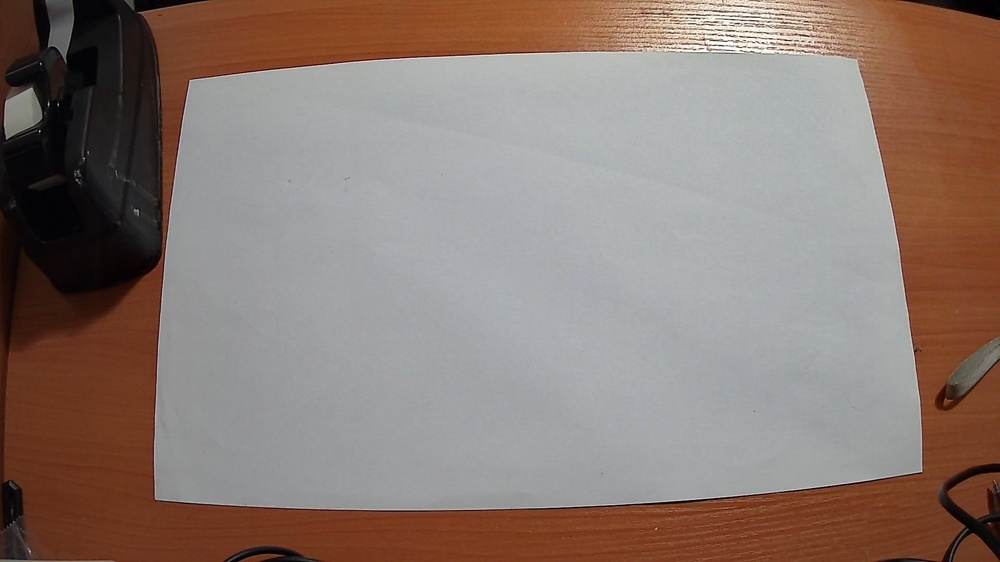
#> input picture Imagenes/hist/c2.jpg, 1000 x 562 px, shrunk from 1920 x 1080 before the run, found by its file name
$ python match.py
#> lines starting #> are read from the running program, lines starting #| are printed output that depends on the picture
# import packages
import matplotlib.pyplot as plt
from skimage import exposure
from skimage.exposure import match_histograms
import cv2

path = 'D:\\DocumentosD\\Python\\Vision-artificial\\Imagenes\\hist\\'

# reading main image
img1 = cv2.cvtColor(cv2.imread(path+'c2.jpg'), cv2.COLOR_BGR2RGB)

# checking the number of channels
print('No of Channel is: ' + str(img1.ndim))
#| No of Channel is: 3

# reading reference image
img2 = cv2.cvtColor(cv2.imread(path+'c1.jpg'), cv2.COLOR_BGR2RGB)
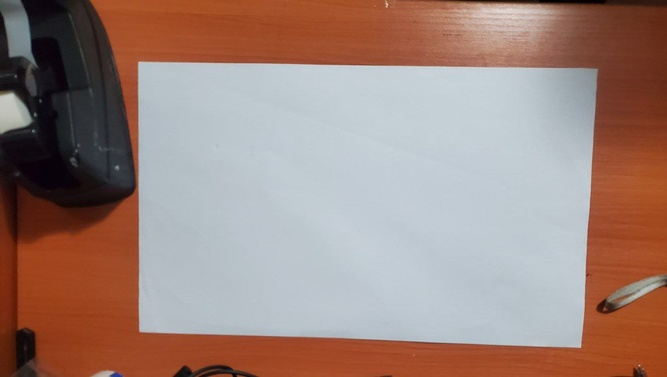
#> input picture Imagenes/hist/c1.jpg, 667 x 377 px, shrunk from 1280 x 724 before the run, found by its file name

# checking the number of channels
print('No of Channel is: ' + str(img2.ndim))
#| No of Channel is: 3

image = img1
reference = img2

matched = match_histograms(image, reference ,
                           channel_axis=-1)
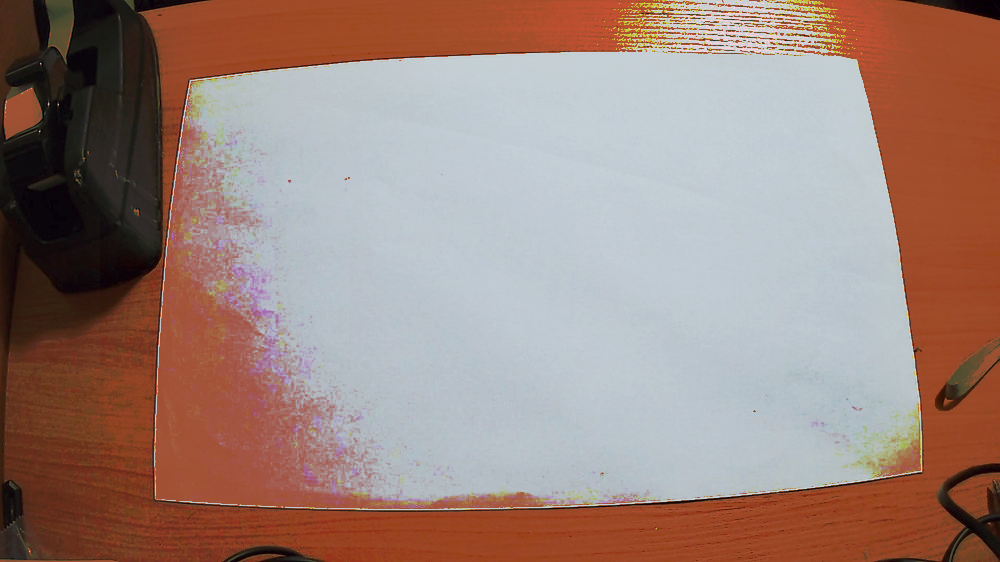
#> matched: shape (562, 1000, 3); mean R, G, B 157.6, 132, 123.8


fig, (ax1, ax2, ax3) = plt.subplots(nrows=1, ncols=3,
                                    figsize=(8, 3),
                                    sharex=True, sharey=True)

for aa in (ax1, ax2, ax3):
    aa.set_axis_off()

ax1.imshow(image)
ax1.set_title('Source')
ax2.imshow(reference)
ax2.set_title('Reference')
ax3.imshow(matched)
ax3.set_title('Matched')

plt.tight_layout()
plt.show()
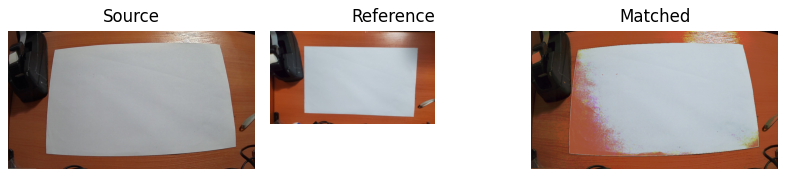
#> figure drawn by matplotlib, 3 panels

fig, axes = plt.subplots(nrows=3, ncols=3, figsize=(8, 8))

for i, img in enumerate((image, reference, matched)):
    for c, c_color in enumerate(('red', 'green', 'blue')):
        img_hist, bins = exposure.histogram(img[..., c],
                                            source_range='dtype')
        axes[c, i].plot(bins, img_hist / img_hist.max())
        img_cdf, bins = exposure.cumulative_distribution(img[..., c])
        axes[c, i].plot(bins, img_cdf)
        axes[c, 0].set_ylabel(c_color)
#> this loop made 3 passes

axes[0, 0].set_title('Source')
axes[0, 1].set_title('Reference')
axes[0, 2].set_title('Matched')

plt.tight_layout()
plt.show()
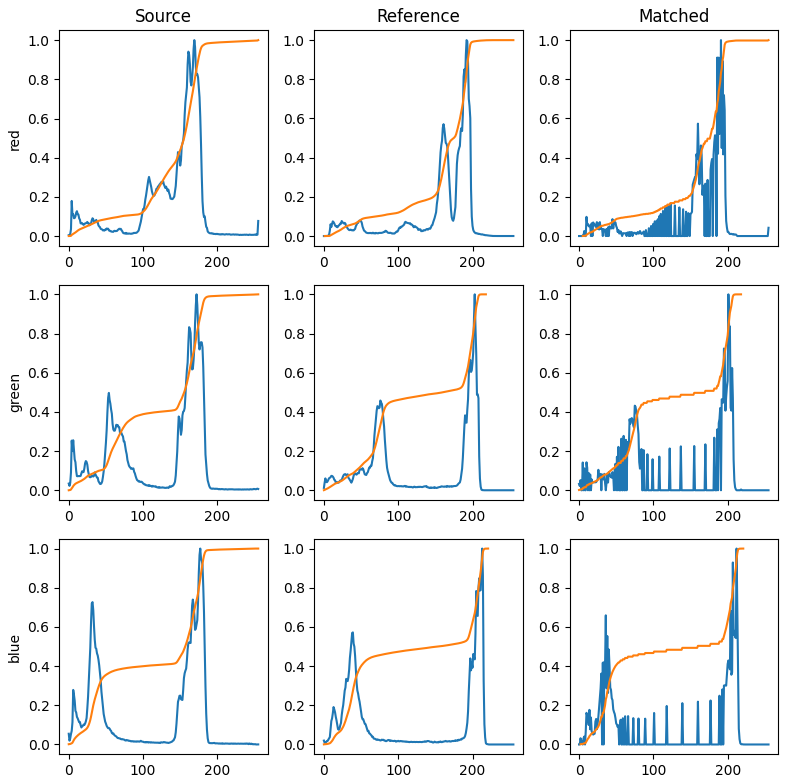
#> figure drawn by matplotlib, 9 panels; panel 1: curve peaks at x = 169, y = 1; panel 1: curve peaks at x = 255, y = 1; panel 2: curve peaks at x = 192, y = 1; panel 2: curve peaks at x = 255, y = 1
